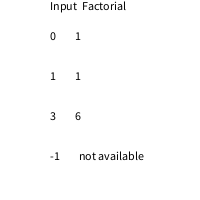
Frame 1 (no input)
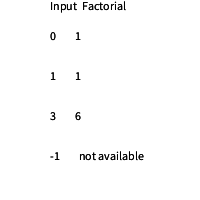
Frame 2 (the mouse pressed at the canvas centre, redrawn once)

The Processing sketch that drew these frames (run headless with seeded random() and noise(); the mouse was pressed at the canvas centre and the sketch redrawn once):

// Processing sketch: prac_03_debug
// ── prac_03_debug.pde
//canvas settings
void setup() {
  size(200, 200);
  background(255);
  fill(0);
}
//set variables
void draw() {
  noLoop();
  int numOfElement = 4;
  int[] numbers = new int[numOfElement];//set numbers to be calculated
  numbers[0]=0;
  numbers[1]=1;
  numbers[2]=3;
  numbers[3]=-1;
  int ypos =200/(numOfElement+1);//calculate yposition of text
  text("Input  Factorial", 50, 10);
  for (int i=0; i<numbers.length; i++) {//process elements in the array
    factorial(numbers[i], ypos*(i+1));
  }
}
//calculate factorial and display result
void factorial(int n, int ypos) {
  int factorial = 1; 
  if (n>=0) {
    for (int i = 1; i <= n; i++) { 
      factorial = factorial * i;//calculate factorial
    }
    text(n+"        "+factorial, 50, ypos);//display result
  } else {
    text(n+"        "+"not available", 50, ypos);//negative numbers do not have factorial
  }
}
